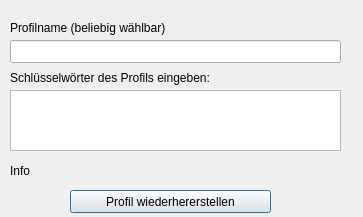
<?xml version="1.0" encoding="UTF-8"?>
<ui version="4.0">
 <class>DialogRestoreProfile</class>
 <widget class="QDialog" name="DialogRestoreProfile">
  <property name="geometry">
   <rect>
    <x>0</x>
    <y>0</y>
    <width>363</width>
    <height>217</height>
   </rect>
  </property>
  <property name="windowTitle">
   <string>Profil wiederherstellen</string>
  </property>
  <widget class="QLabel" name="label_2">
   <property name="geometry">
    <rect>
     <x>10</x>
     <y>70</y>
     <width>381</width>
     <height>16</height>
    </rect>
   </property>
   <property name="text">
    <string>Schlüsselwörter des Profils eingeben:</string>
   </property>
  </widget>
  <widget class="QTextEdit" name="textEdit_profile_seed_words">
   <property name="geometry">
    <rect>
     <x>10</x>
     <y>90</y>
     <width>331</width>
     <height>61</height>
    </rect>
   </property>
  </widget>
  <widget class="QPushButton" name="btn_restore_profile">
   <property name="geometry">
    <rect>
     <x>70</x>
     <y>190</y>
     <width>201</width>
     <height>23</height>
    </rect>
   </property>
   <property name="text">
    <string>Profil wiederhererstellen</string>
   </property>
  </widget>
  <widget class="QLineEdit" name="lineEdit_profile_name">
   <property name="geometry">
    <rect>
     <x>10</x>
     <y>40</y>
     <width>331</width>
     <height>23</height>
    </rect>
   </property>
  </widget>
  <widget class="QLabel" name="label_3">
   <property name="geometry">
    <rect>
     <x>10</x>
     <y>20</y>
     <width>331</width>
     <height>16</height>
    </rect>
   </property>
   <property name="text">
    <string>Profilname (beliebig wählbar)</string>
   </property>
  </widget>
  <widget class="QLabel" name="label_status">
   <property name="geometry">
    <rect>
     <x>10</x>
     <y>160</y>
     <width>331</width>
     <height>21</height>
    </rect>
   </property>
   <property name="lineWidth">
    <number>1</number>
   </property>
   <property name="text">
    <string>Info</string>
   </property>
   <property name="wordWrap">
    <bool>true</bool>
   </property>
  </widget>
 </widget>
 <resources/>
 <connections/>
</ui>
